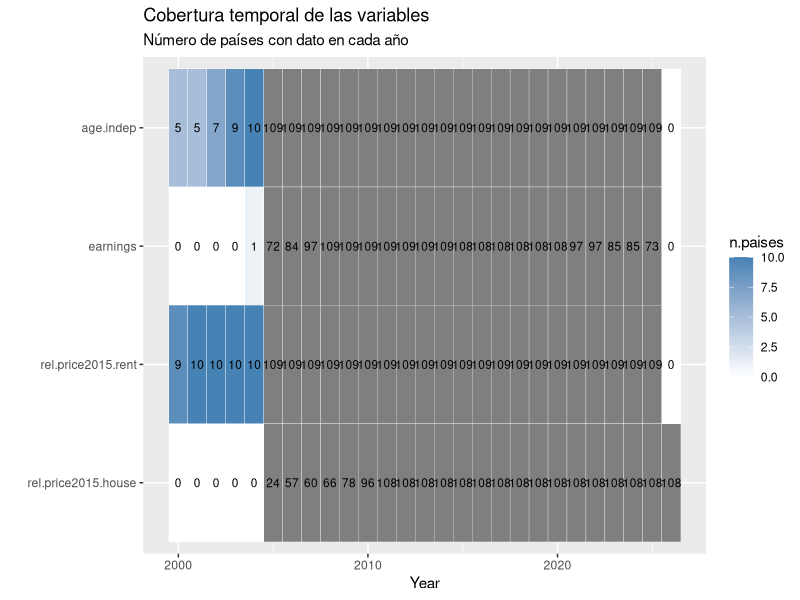
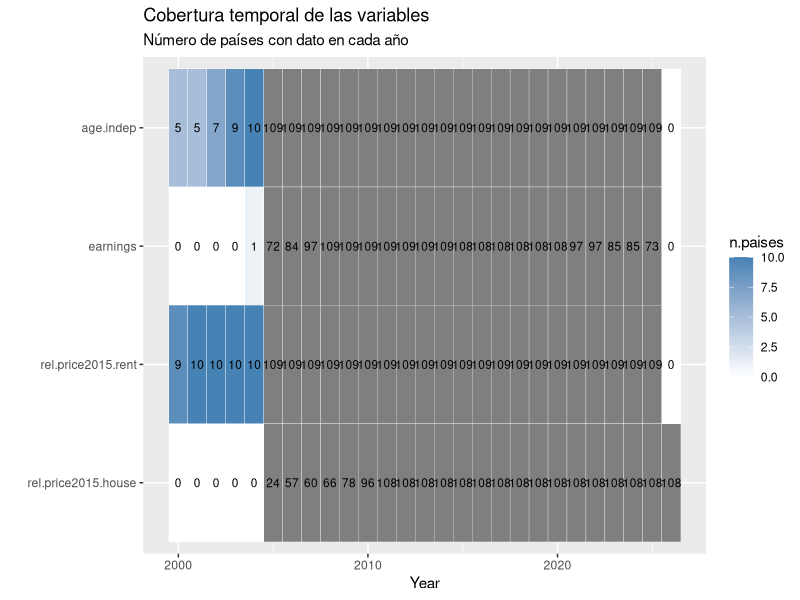

Source code (R) for these figures, in order: (Note: this script raises an error after producing the figures.)
## ---- chunk 1
knitr::opts_chunk$set(fig.width = 6.5, fig.height = 4, out.width = '100%',
                      echo = FALSE, message = FALSE, warning = FALSE)
# Tamaño por defecto de las figuras: 6.5 x 4.5 pulgadas, ajustadas al ancho del texto de la plantilla MDPI
## ---- chunk 2
library(readr)
library(stringr)
library(dplyr)
library(tidyr)
library(magrittr)
library(lubridate)
library(ggplot2)
library(GGally)
## ---- chunk 3
# Cargamos el dataframe
poblacion <- read_tsv('data/poblacion_paises.tsv')

# Limpiamos los nombres de la variable country para obtener los nombres de los paises
colnames(poblacion)[1] <- 'country'
poblacion %<>% mutate(country = sub("^.*,", "", country)) %>% mutate(across(-1, ~ as.numeric(gsub('[^0-9.]', '', .x))))

# Calculamos la media poblacional de cada pais desde el 2000 hasta hoy
poblacion %<>% transmute(country, population = rowMeans(select(., -country), na.rm = TRUE))

# Ordenamos los paises de mayor a menor poblacion
# Eliminamos algunos que no pertenecen politicamente a Europa
poblacion %<>% arrange(desc(population)) %>% filter(!(country %in% c('RU', 'UA', 'DE_TOT', 'TR', 'FX', 'BY', 'AZ', 'UK')))

# Nos quedamos con los nombres de los 10 primeros
mas.poblacion10 <- poblacion$country[1:10]

# Nos quedamos con los nombres de los 5 primeros
mas.poblacion5 <- poblacion$country[1:5]
## ---- chunk 4
# Cargamos el dataframe
indep.resid <- read_tsv('data/edad_independencia_residencial.tsv')

# La primera columna viene con los valores de sex y country, por lo que hay que separarlos
colnames(indep.resid)[1] <- 'sex.country'
indep.resid %<>% mutate(sex.country = sub("^.*,([^,]*,[^,]*)$", "\\1", sex.country)) %>% separate(sex.country, into = c('sex', 'country'), sep = ',') %>% mutate(sex = factor(sex))

# Aqui pasamos los valores de edad de emancipacion en funcion de año a formato tidy
# Filtramos para quedarnos con sex = 'T', el total, ya que no nos interesa la diferenciacion por sexos
# Nos quedamos con los 10 paises mas poblados
indep.resid %<>% mutate(across(c(-1, -2), ~ as.numeric(gsub('[^0-9.]', '', .x)))) %>% pivot_longer(cols = c(-1, -2), names_to = 'year', values_to = 'age.indep') %>% mutate(year = as.numeric(year)) %>% filter(sex == 'T' & country %in% mas.poblacion10) %>% select(-sex) %>% mutate(country = factor(country, levels = mas.poblacion10, labels = mas.poblacion10))
## ---- chunk 5
precio.vivienda <- read_tsv('data/precio_vivienda.tsv')

colnames(precio.vivienda)[1] <- 'country'
precio.vivienda %<>% mutate(country = sub(".*,", "", country))

precio.vivienda %<>% mutate(across(-1, ~ as.numeric(gsub('[^0-9.]', '', .x)))) %>% pivot_longer(cols = -1, names_to = 'year.quadri', values_to = 'rel.price2015.house')

# Como el indice viene por cuatrimestres, nos quedamos con 1 solo valor, el correspondiente al cuatrimestre 1
precio.vivienda %<>% separate(year.quadri, into = c('year', 'quadri'), sep = '-') %>% mutate(quadri = factor(quadri, ordered=TRUE)) %>% mutate(year = as.numeric(year)) %>% filter(country %in% mas.poblacion10 & quadri == 'Q1') %>% select(-quadri) %>% mutate(country = factor(country, levels = mas.poblacion10, labels = mas.poblacion10))
## ---- chunk 6
precio.alquiler <- read_tsv('data/precio_alquiler.tsv')

colnames(precio.alquiler)[1] <- 'country'
precio.alquiler %<>% mutate(country = sub(".*,", "", country))

precio.alquiler %<>% mutate(across(-1, ~ as.numeric(gsub('[^0-9.]', '', .x)))) %>% pivot_longer(cols = -1, names_to = 'year', values_to = 'rel.price2015.rent') %>% mutate(year = as.numeric(year)) %>% filter(country %in% mas.poblacion10) %>% mutate(country = factor(country, levels = mas.poblacion10, labels = mas.poblacion10))
## ---- chunk 7
salarios2 <- read_tsv('data/salarios2.tsv')

# Este dataframe ha sido obtenido de otra fuente
# Por eso los nombres de los paises vienen en otro formato y hay que hacer el filtrado manualmente otra vez 
salarios2 %<>% transmute(country = ref_area.label, year = time, earnings = 0.9*obs_value, source = factor(source.label))
names.country <- c('Germany', 'France', 'Italy', 'Spain', 'Poland', 'Romania', 'Netherlands', 'Belgium', 'Greece', 'Czechia')
names.country %in% salarios2$country
salarios2 %<>% filter(country %in% names.country) %>% mutate(country = factor(country, levels = names.country, labels = mas.poblacion10))

# En algunos paises se ha cambiado el metodo de cuantificar los salarios, por lo que hay saltos muy grandes de un año a otro
# Identificamos los paises en los que ha pasado esto
major.source <- salarios2 %>% count(country, source) %>% group_by(country) %>% arrange(desc(n)) %>% slice(1) %>% mutate(major.source = source) %>% select(c(-source, -n))

# Para no estropear la tendencia temporal, nos quedamos con los datos correspondientes a 1 solo metodo, del que mas observaciones haya
salarios2 %<>% full_join(major.source) %>% mutate(earnings = ifelse(source == major.source, earnings, NA)) %>% select(c(-major.source, -source))
## ---- chunk 8
# Juntamos todas las variables en un dataframe por paises y años
jovenes.df <- indep.resid %>% full_join(salarios2) %>% full_join(precio.alquiler) %>% full_join(precio.vivienda) 
## ---- chunk 9
sumario.jovenes <- data.frame(variable = colnames(jovenes.df))
sumario.jovenes$type <- sapply(jovenes.df, function(x) class(x)[1])
sumario.jovenes$levels <- sapply(jovenes.df, function(x) length(unique(x)))
sumario.jovenes$topLevel <- sapply(jovenes.df, function(x) names(which.max(table(x))))
sumario.jovenes$topCount <- sapply(jovenes.df, function(x) max(table(x)))
sumario.jovenes$topFrac <- sumario.jovenes$topCount / nrow(jovenes.df)
sumario.jovenes$missFreq <- sapply(jovenes.df, function(x) sum(is.na(x)))
sumario.jovenes$missFrac <- sumario.jovenes$missFreq / nrow(jovenes.df)


tab.df <- sumario.jovenes
num <- suppressWarnings(as.numeric(tab.df$topLevel))
tab.df$topLevel <- ifelse(is.na(num), tab.df$topLevel, format(round(num, 2), trim = TRUE, drop0trailing = TRUE))

tab.sumario <- knitr::kable(tab.df, format = 'latex', booktabs = TRUE, linesep = '', digits = 3, align = c('l', 'l', 'r', 'r', 'r', 'r', 'r', 'r'), col.names = c('Variable', 'Type', 'Levels', 'Top level', 'Top count', 'Top frac.', 'Miss. freq.', 'Miss. frac.'))
knitr::asis_output(paste0('\\begin{table}[H]\n\\caption{Resumen de las variables del conjunto de datos.}\n\\centering\\footnotesize\\setlength{\\tabcolsep}{4pt}\n', paste(tab.sumario, collapse = '\n'), '\n\\end{table}\n'))
## ---- chunk 10
dim(jovenes.df)
# Numero de registros y de variables

vars.num <- setdiff(colnames(jovenes.df)[sapply(jovenes.df, is.numeric)], 'year')
vars.num
# Variables cuantitativas continuas. 'country' es cualitativa nominal y 'year' es cuantitativa discreta (indice temporal)

por.var <- function(f) unname(sapply(jovenes.df[vars.num], f))
# Aplica una funcion a cada variable numerica y devuelve un vector sin nombres
## ---- chunk 11
cobertura <- jovenes.df %>% group_by(year) %>% summarise(across(all_of(vars.num), ~ sum(!is.na(.x)))) %>% pivot_longer(-year, names_to = 'variable', values_to = 'n.paises') %>% mutate(variable = factor(variable, levels = rev(vars.num)))

ggplot(cobertura, aes(x = year, y = variable, fill = n.paises)) + geom_tile(color = 'white') + geom_text(aes(label = n.paises), size = 3) + scale_fill_gradient(low = 'white', high = 'steelblue', limits = c(0, length(unique(jovenes.df$country)))) + labs(title = 'Cobertura temporal de las variables', subtitle = 'Número de países con dato en cada año') + xlab('Year') + ylab('')
ggsave('results/univ_cobertura.pdf', width = 14, height = 10, dpi = 300)
## ---- chunk 12
# Limitamos el estudio desde el 2010 hasta el 2025
jovenes.df %<>% filter(year >= 2010 & year <= 2025)

# Obtenemos el primer año en el que comienzan las medidas de salarios y precios
# Tomamos este año como valor de referencia para poder compararlos luego mas facilmente
year.start <- jovenes.df %>% group_by(country) %>% arrange(year) %>% select(c(country, year, rel.price2015.rent, rel.price2015.house, earnings)) %>%  filter(if_all(everything(), ~ !is.na(.x))) %>% slice(1) %>% ungroup() %>% transmute(country, year.start = year)

jovenes.df <- full_join(jovenes.df, year.start)

# Ahora tomamos, para cada variable, un valor de 100 en el año de referencia, asi las podremos comparar mejor graficamente
jovenes.df %<>% group_by(country) %>% mutate(earnings = earnings/earnings[year == unique(year.start)]*100, price.rent = rel.price2015.rent/rel.price2015.rent[year == unique(year.start)]*100, price.house = rel.price2015.house/rel.price2015.house[year == unique(year.start)]*100) %>% select(c(-year.start, -rel.price2015.rent, -rel.price2015.house)) %>% ungroup()

# Calculamos los salarios en proporcion al precio de la vivienda y a los alquileres, respectivamente
jovenes.df %<>% mutate(earn.prop.house = earnings/price.house*100, earn.prop.rent = earnings/price.rent*100)

# Calculamos el aumento porcentual de los salarios, alquileres y precio de la vivienda para cada año
jovenes.df %<>%
  group_by(country) %>%
  arrange(year, .by_group = TRUE) %>%
  mutate(
    age.diff = age.indep - lag(age.indep),
    earn.diff = earnings - lag(earnings),
    house.diff = price.house - lag(price.house),
    rent.diff = price.rent - lag(price.rent)
  ) %>%
  ungroup()
## ---- chunk 13
# Calculamos ahora cuales son las variables cuantitativas continuas tras las transformaciones
vars.num <- setdiff(colnames(jovenes.df)[sapply(jovenes.df, is.numeric)], 'year')
vars.num
## ---- chunk 14
mystats <- function(x, na.omit = TRUE) {
  if (na.omit) x <- x[!is.na(x)]
  m <- mean(x)
  n <- length(x)
  s <- sd(x)
  skew <- sum((x - m)^3 / s^3) / n
  kurt <- sum((x - m)^4 / s^4) / n - 3
  return(c(n = n, mean = m, trimmed = mean(x, trim = 0.1), median = median(x), min = min(x), q1 = quantile(x, 0.25, names = FALSE), q3 = quantile(x, 0.75, names = FALSE), max = max(x), stdev = s, var = var(x), mad = mad(x), IQR = IQR(x), skew = skew, kurtosis = kurt))
}
# Funcion del Tema 6 (asimetria y curtosis en exceso), ampliada con media recortada (10%), cuartiles, rango intercuartilico y MAD

estad <- sapply(jovenes.df[vars.num], mystats)

t(round(estad[c('n', 'mean', 'trimmed', 'median', 'min', 'q1', 'q3', 'max'), ], 2))
# Tendencia central y posicion

t(round(estad[c('stdev', 'var', 'mad', 'IQR', 'skew', 'kurtosis'), ], 2))
# Dispersion y forma (skew > 0: cola larga a la derecha; kurtosis > 0: colas mas pesadas que la normal)
## ---- chunk 15
# Estadisticos descriptivos por pais (5 paises mas poblados) en una tabla compacta
nm <- names(mystats(c(0, 1)))
mystats.pais <- function(x) if (all(is.na(x))) setNames(rep(NA_real_, length(nm)), nm) else mystats(x)

# Una fila por variable para cada pais (mismas medidas que mystats)
estad.pais <- lapply(mas.poblacion5, function(p) {
  res <- t(sapply(jovenes.df[jovenes.df$country == p, vars.num], mystats.pais))
  data.frame(variable = vars.num, res, row.names = NULL)
})
estad.pais <- do.call(rbind, estad.pais)
estad.pais$n <- as.integer(estad.pais$n)

tab.est <- knitr::kable(estad.pais, format = 'latex', booktabs = TRUE, linesep = '', digits = 2, align = c('l', rep('r', 14)), col.names = c('Variable', 'n', 'Mean', 'Trim.', 'Median', 'Min', 'Q1', 'Q3', 'Max', 'SD', 'Var', 'MAD', 'IQR', 'Skew', 'Kurt.'))

# Se inserta una fila de cabecera con el nombre de cada pais antes de su bloque de variables
lin <- unlist(strsplit(paste(tab.est, collapse = '\n'), '\n'))
i.mid <- grep('^\\\\midrule', lin)[1]
i.bot <- grep('^\\\\bottomrule', lin)
cuerpo <- lin[(i.mid + 1):(i.bot - 1)]
nv <- length(vars.num)
bloques <- unlist(lapply(seq_along(mas.poblacion5), function(k) c(sprintf('\\midrule\\multicolumn{15}{l}{\\textbf{%s}}\\\\', mas.poblacion5[k]), cuerpo[((k - 1) * nv + 1):(k * nv)])))
tabla <- paste(c(lin[1:(i.mid - 1)], bloques, lin[i.bot:length(lin)]), collapse = '\n')

# Letra pequena y reduccion automatica al ancho del texto si la tabla es mas ancha
knitr::asis_output(paste0('\\begin{table}[htbp]\n\\caption{Estadísticos descriptivos por país (5 países más poblados).}\n\\centering\\scriptsize\\setlength{\\tabcolsep}{2pt}\n\\resizebox{\\ifdim\\width>\\linewidth\\linewidth\\else\\width\\fi}{!}{%\n', tabla, '}\n\\end{table}\n'))
## ---- chunk 16
paises.excluir <- character(0)
# Paises que se quieran dejar fuera del estudio (por ejemplo, uno con una serie muy corta que acorte la ventana comun). Grecia ya queda fuera porque no tiene serie de vivienda

aumentos <- jovenes.df %>% filter(!country %in% paises.excluir) %>% select(country, year, earnings, price.rent, price.house, earn.pct = earn.diff, rent.pct = rent.diff, house.pct = house.diff)
# Aumento porcentual: la propia .diff (variacion anual del indice, que vale 100 en el año base)

vars.pct <- c('house.pct', 'rent.pct', 'earn.pct')
# Variables del estudio: aumento porcentual de la vivienda, del alquiler y de los salarios

rango.paises <- aumentos %>% filter(!is.na(earnings) & !is.na(price.rent) & !is.na(price.house)) %>% group_by(country) %>% summarise(primero = min(year), ultimo = max(year), .groups = 'drop') %>% as.data.frame()
# Primer y ultimo año con las tres series disponibles en cada pais

year.ini <- max(rango.paises$primero)
year.fin <- min(rango.paises$ultimo)
c(year.ini = year.ini, year.fin = year.fin)
# Ventana comun: desde el ultimo de los primeros años hasta el primero de los ultimos

aum.comun <- aumentos %>% filter(year > year.ini & year <= year.fin) %>% filter(if_all(all_of(vars.pct), ~ !is.na(.x)))
# Variaciones anuales dentro de la ventana comun (la primera es la de year.ini + 1) y sin datos ausentes

aum.comun %>% count(country) %>% as.data.frame()
## ---- chunk 17
# Tabla con los valores de la figura (mismo orden: de mayor a menor aumento de la vivienda)
n.pais <- nrow(medias.pais)
n.house <- sum(medias.pais$earn.menos.house > 0)
n.rent <- sum(medias.pais$earn.menos.rent > 0)

tab.med <- medias.pais %>% arrange(desc(house.pct)) %>% select(country, house.pct, rent.pct, earn.pct, earn.menos.house, earn.menos.rent)
tab.med <- knitr::kable(tab.med, format = 'latex', booktabs = TRUE, linesep = '', digits = 2, align = c('l', rep('r', 5)), escape = FALSE, col.names = c('Country', 'House', 'Rent', 'Earnings', 'Earn.$-$House', 'Earn.$-$Rent'))

knitr::asis_output(paste0('\\begin{table}[H]\n\\caption{Media anual del aumento (\\%) de los precios de la vivienda, del alquiler y de los salarios en ', year.ini, '-', year.fin, ', y diferencia entre salarios y precios (p.p.). Los salarios crecen más que la vivienda en ', n.house, ' de ', n.pais, ' países y más que el alquiler en ', n.rent, ' de ', n.pais, '.}\n\\centering\\footnotesize\n', paste(tab.med, collapse = '\n'), '\n\\end{table}\n'))
## ---- chunk 18
# Histogramas de los incrementos anuales (los mismos de antes, bins = 30) de salarios, vivienda y alquiler en tres paises
paises.hist <- c('ES', 'FR', 'PL')

hist.df <- jovenes.df %>% filter(country %in% paises.hist) %>% select(country, earn.diff, house.diff, rent.diff) %>% pivot_longer(-country, names_to = 'variable', values_to = 'aumento') %>% mutate(country = factor(country, levels = paises.hist), variable = factor(variable, levels = c('earn.diff', 'house.diff', 'rent.diff'), labels = c('Earnings', 'House prices', 'Rents')))

ggplot(hist.df, aes(x = aumento)) + geom_histogram(bins = 30, na.rm = TRUE) + facet_grid(country ~ variable, scales = 'free_x') + xlab('Annual percentage increase (%)') + ylab('Frequency') + labs(title = 'Histograma de los incrementos anuales', subtitle = 'Salarios, precio de la vivienda y alquiler en España, Francia y Polonia')
## ---- chunk 19
medias.pais <- aum.comun %>% group_by(country) %>% summarise(n.years = n(), across(all_of(vars.pct), mean), .groups = 'drop') %>% mutate(earn.menos.house = earn.pct - house.pct, earn.menos.rent = earn.pct - rent.pct) %>% as.data.frame()
# Media anual de cada pais en la ventana comun y diferencias entre variables

# Figura compacta: a la izquierda, media anual del aumento de la vivienda, el alquiler y los salarios; a la derecha, diferencia entre salarios y precios (p.p. = puntos porcentuales)
orden <- as.character(medias.pais$country[order(medias.pais$house.pct)])
etq <- c(house.pct = 'House prices', rent.pct = 'Rents', earn.pct = 'Earnings')
pan <- c('Mean annual increase (%)', 'Earnings minus prices (p.p.)')

medias.fig <- bind_rows(
  medias.pais %>% select(country, house.pct, rent.pct, earn.pct) %>% pivot_longer(-country, names_to = 'variable', values_to = 'valor') %>% mutate(panel = pan[1]),
  medias.pais %>% transmute(country, house.pct = earn.menos.house, rent.pct = earn.menos.rent) %>% pivot_longer(-country, names_to = 'variable', values_to = 'valor') %>% mutate(panel = pan[2])
) %>% mutate(country = factor(country, levels = orden), variable = factor(variable, levels = names(etq), labels = etq), panel = factor(panel, levels = pan))

ggplot(medias.fig, aes(x = valor, y = country, color = variable, shape = variable, group = variable)) + geom_vline(xintercept = 0, linetype = 2) + geom_point(size = 2.2, position = position_dodge(width = 0.6)) + facet_wrap(~panel, scales = 'free_x') + labs(title = 'Media del aumento anual por país', subtitle = paste0('Ventana común ', year.ini, '-', year.fin, '; países ordenados por el aumento de la vivienda'), x = NULL, y = NULL, color = NULL, shape = NULL) + theme(legend.position = 'bottom')
ggsave('results/univ_aumentos_medias.pdf', width = 6.5, height = 3.5, dpi = 300)
## ---- chunk 20
age.mean <- jovenes.df %>% group_by(year) %>% summarise(age.mean = mean(age.indep, na.rm = TRUE), .groups = "drop")
ggplot() + geom_line(data = jovenes.df, mapping = aes(x = year, y = age.indep, color = country), linewidth = 1.15, na.rm = TRUE) + geom_line(data = age.mean, mapping = aes(x = year, y = age.mean, color = 'mean'), linewidth = 1.15, na.rm = TRUE) +
  scale_color_manual(values = c(setNames(scales::hue_pal()(length(unique(jovenes.df$country))), unique(jovenes.df$country)), "mean" = "black")) +
  labs(title = 'Evolución temporal de la edad de emancipación') + xlab('Year') + ylab('Age')
ggsave('results/edad_emancipacion.pdf', width = 14, height = 10, dpi = 300)
## ---- chunk 21
media.edad <- jovenes.df %>% group_by(country) %>% summarise(n.years = n(), media = round(mean(age.indep, na.rm = TRUE),2), media.pct = round(mean(age.diff, na.rm = TRUE),2), total.dif = age.indep[length(age.indep)]-age.indep[1], .groups = 'drop') %>% as.data.frame()
media.edad
# Media anual de cada pais de la edad de emancipación
## ---- chunk 22
jovenes.df %>% filter(country != 'EL') %>% ggplot(aes(x = house.diff, y = earn.diff)) + geom_point(na.rm = TRUE) + 
   geom_smooth(method = "lm", se = FALSE, na.rm = TRUE) + facet_wrap(.~country, nrow = 4, scales = 'free') + ylab('Earnings percentage increase (%)') + xlab('Housing price percentage increase (%)') + labs(title = 'Salario de los jóvenes frente a precio de la vivienda', subtitle = 'En función de países')
## ---- chunk 23
jovenes.df %>% filter(country != 'EL') %>% group_by(country) %>% summarise(cor.pearson = cor(earn.diff, house.diff, method = 'pearson', use = 'complete.obs'), cor.spearman = cor(earn.diff, house.diff, method = 'spearman', use = 'complete.obs'))
## ---- chunk 24
jovenes.df %>% filter(country != 'EL') %>% group_by(country) %>% summarise(slope = lm(earn.diff ~ house.diff)[[1]][2])
## ---- chunk 25
jovenes.df %>% filter(country != 'EL') %>% ggplot(aes(x = rent.diff, y = earn.diff)) + geom_point(na.rm = TRUE) + 
  geom_smooth(method = "lm", se = FALSE, na.rm = TRUE) + facet_wrap(.~country, nrow = 4, scales = 'free') + ylab('Earnings percentage increase (%)') + xlab('Rent percentage increase (%)') + labs(title = 'Salario de los jóvenes frente a precio del alquiler', subtitle = 'En función de países')
## ---- chunk 26
jovenes.df %>% filter(country != 'EL') %>% group_by(country) %>% summarise(cor.pearson = cor(earn.diff, rent.diff, method = 'pearson', use = 'complete.obs'), cor.spearman = cor(earn.diff, rent.diff, method = 'spearman', use = 'complete.obs'))
## ---- chunk 27
jovenes.df %>% filter(country != 'EL') %>% group_by(country) %>% summarise(slope = lm(earn.diff ~ rent.diff)[[1]][2])
## ---- chunk 28
ggplot(data = filter(jovenes.df, country != 'EL', year >= 2005 & year <= 2025)) + 
  geom_line(aes(x = year, y = earnings, color = 'earnings'), linewidth = 1, na.rm = TRUE) + 
  geom_line(aes(x = year, y = price.house, color = 'house buying'), linewidth = 1, linetype = 2, na.rm = TRUE) + 
  geom_line(aes(x = year, y = price.rent, color = 'rent'), linewidth = 1, linetype = 3, na.rm = TRUE) + facet_wrap(.~country, nrow = 4, scales = 'free_y') + labs(title = 'Evolución porcentual del salario de los jóvenes, precio de la vivienda y precio del alquiler', subtitle = 'En función de países') + xlab('Year') + ylab('Percentage increase (%)')
ggsave('results/viviendas_salarios.pdf', width = 14, height = 10, dpi = 300)
## ---- chunk 29
ggplot(data = filter(jovenes.df, country != 'EL', year >= 2005 & year <= 2025)) + 
  geom_line(aes(x = year, y = earn.prop.house, color = 'by house prices'), linewidth = 1, na.rm = TRUE) + 
  geom_line(aes(x = year, y = earn.prop.rent, color = 'by rent'), linewidth = 1, na.rm = TRUE) + facet_wrap(.~country, nrow = 4, scales = 'free_y') + labs(title = 'Evolución del salario real en proporción al precio de la vivienda y del alquiler', subtitle = 'En función de países') + xlab('Year') + ylab('Percentage increase (%)')
ggsave('results/proporcion_salario.pdf', width = 14, height = 10, dpi = 300)
